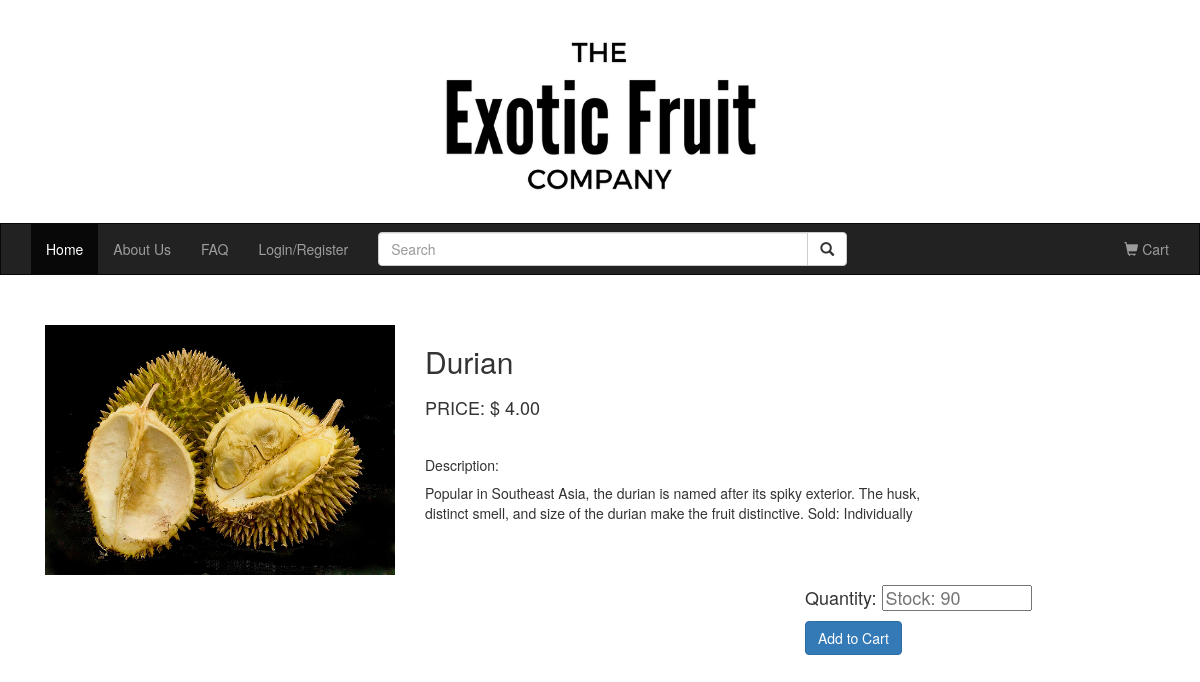
Screenshot of /allFruitInfo.php?prod_id=1 with the database file from the repository.
### tables this page shows
CREATE TABLE IF NOT EXISTS `product` (
  `prod_id` INT NOT NULL AUTO_INCREMENT COMMENT 'customer id',
  `prod_name` VARCHAR(200) NOT NULL COMMENT 'product name',
  `prod_desc` MEDIUMTEXT NOT NULL COMMENT 'product description',
  `stock_amount` INT NOT NULL,
  `unit_price` VARCHAR(45) NOT NULL,
  `photo` VARCHAR(200) NOT NULL,
  PRIMARY KEY (`prod_id`));

### src/model/db_functions.php (called while the page is built, shortened)
<?php
function getProductInfo($prod_id) {
    global $dbc;
		$query = 'SELECT prod_id, prod_name, prod_desc, stock_amount, unit_price, photo FROM product WHERE prod_id = (:prod_id)';
		$statement = $dbc->prepare($query);
    $statement->bindValue(':prod_id', $prod_id);
		$statement->execute();
		$productInfo = $statement->fetchAll();
		return $productInfo;
}
?>

### src/allFruitInfo.php (the view, shortened to what this page needs)
<?php
require_once 'model/db_connect.php';
require_once 'model/db_functions.php';
require_once 'view/header.php';
$prod_id = filter_input(INPUT_GET,  'prod_id', FILTER_VALIDATE_INT);
$productInfo = getProductInfo($prod_id);
for ($i = 0; $i < count($productInfo); $i++){
  $prod = $productInfo[$i];
}
$productStock = $prod['stock_amount'];
?>
<div class="container">
  <div class="container-fluid">
    <?php
      echo
       "<div class='row'>
            <div class='col-sm-4'><img src='" . $prod['photo'] . "' width='350px' height='250px'></div>
            <div class='col-sm-6'><h2>" . $prod['prod_name'] . "</h2></div>
            <div class='col-sm-6'><h4>PRICE: $ " . " " . $prod['unit_price'] . "</h4></div>
            <div class='col-sm-6'><br></div>
            <div class='col-sm-6'><h5>Description: </div>
            <div class='col-sm-6'>" . $prod['prod_desc'] ."</div>
        </div>
        "
    ?>
    <div class="row">
        <div class="col-sm-4"></div>
        <div class='col-sm-4'></div>
        <div class="col-sm-4">
            <div class="dropdown">
              <form action="addToCart.php" method="post" >
                <h4>Quantity:
                  <input type="number" style="width:150px" min="1" max="<?php print $productStock; ?>"name="quantity" placeholder="Stock: <?php print $productStock; ?>" />
                </h4>
            </div>
        </div>
    </div>
      <div class="row">
            <div class="col-sm-4"></div>
            <div class='col-sm-4'></div>
            <div class="col-sm-4">
                    <button type="submit" class="btn btn-primary btn-md">Add to Cart</button>
            </div>
      </div>
  </div>
</div>
<br>
<br>
</body>
</html>

### rows the page displays
product: photo (picture), prod_name "Durian", unit_price "4.00", prod_desc "Popular in Southeast Asia, the durian is named after its spiky exterior. The husk, distinct smell, and size of the durian make the fruit distinctive. Sold: Individually", quantity "Stock: 90"
